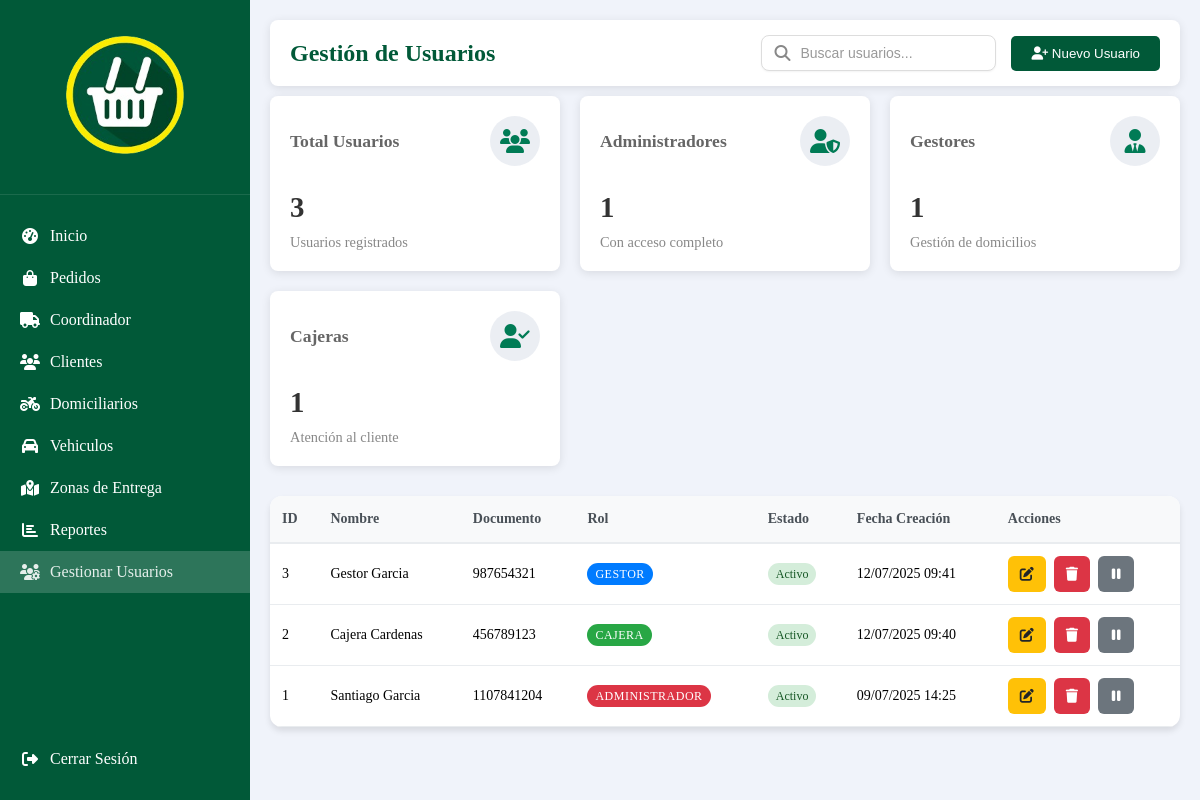
The app's page /vistas/tabla_usuarios.php (signed in) with its own data.
### tables this page shows
CREATE TABLE `usuarios` (
  `id_usuario` int(11) NOT NULL,
  `nombre` varchar(100) NOT NULL,
  `apellido` varchar(100) NOT NULL,
  `numero_documento` varchar(20) NOT NULL,
  `contrasena` varchar(255) NOT NULL,
  `rol` enum('admin','cajera','org_domicilios') NOT NULL,
  `estado` enum('activo','inactivo') NOT NULL DEFAULT 'activo',
  `fecha_creacion` datetime DEFAULT CURRENT_TIMESTAMP
);

### servicios/verificar_permisos.php (called while the page is built, shortened)
<?php
function tienePermiso($seccion)
{
    $rol = $_SESSION['rol'];
    $permisosPorRol = [
        'admin' => [
            'tabla_usuarios',
            'reportes',
            'clientes',
            'domiciliarios',
            'vehiculos',
            'zonas',
            'despacho',
            'pedidos',
            'dashboard',
            'ventana_flotante',
            'coordinador'
        ],
        'org_domicilios' => [
            'reportes',
            'clientes',
            'domiciliarios',
            'vehiculos',
            'despacho',
            'pedidos',
            'dashboard',
            'ventana_flotante',
            'coordinador'
        ],
        'cajera' => [
            'pedidos',
            'dashboard'
        ]
    ];
    return in_array($seccion, $permisosPorRol[$rol] ?? []);
}
function esAdmin()
{
    return isset($_SESSION['rol']) && $_SESSION['rol'] === 'admin';
}

### vistas/tabla_usuarios.php (the view, shortened to what this page needs)
<?php
require_once '../servicios/verificar_permisos.php';
$conexion = conectarDB();
$query = "SELECT id_usuario, CONCAT(nombre, ' ', apellido) AS nombre, rol, estado, numero_documento, fecha_creacion FROM usuarios ORDER BY fecha_creacion DESC";
$resultado = mysqli_query($conexion, $query);
$usuarios = [];
while ($usuario = mysqli_fetch_assoc($resultado)) {
    $usuarios[] = $usuario;
}
?>
<!DOCTYPE html>
<html lang="es">
<head>
    <link rel="stylesheet" href="../componentes/dashboard.css" />
    <link rel="stylesheet" href="../componentes/menuUsu.css" />
    <link rel="stylesheet" href="https://cdnjs.cloudflare.com/ajax/libs/font-awesome/6.4.0/css/all.min.css" />
</head>
<body>
    <div class="sidebar" id="sidebar">
        <div class="sidebar-header">
            <img src="../componentes/img/logo2.png" alt="Logo" />
        </div>
        <div class="sidebar-menu">
            <?php if (tienePermiso('dashboard')): ?>
                <a href="dashboard.php" class="menu-item">
                    <i class="fas fa-tachometer-alt"></i>
                    <span class="menu-text">Inicio</span>
                </a>
            <?php endif; ?>
            <a href="pedidos.php" class="menu-item">
                <i class="fas fa-shopping-bag"></i>
                <span class="menu-text">Pedidos</span>
            </a>
            <a href="coordinador.php" class="menu-item">
                <i class="fas fa-truck"></i>
                <span class="menu-text">Coordinador</span>
            </a>
            <a href="clientes.php" class="menu-item">
                <i class="fas fa-users"></i>
                <span class="menu-text">Clientes</span>
            </a>
            <?php if (tienePermiso('domiciliarios')): ?>
                <a href="domiciliarios.php" class="menu-item">
                    <i class="fas fa-motorcycle"></i>
                    <span class="menu-text">Domiciliarios</span>
                </a>
            <?php endif; ?>
            <?php if (tienePermiso('vehiculos')): ?>
                <a href="vehiculos.php" class="menu-item">
                    <i class="fas fa-car"></i>
                    <span class="menu-text">Vehiculos</span>
                </a>
            <?php endif; ?>
            <?php if (tienePermiso('zonas')): ?>
                <a href="zonas.php" class="menu-item">
                    <i class="fas fa-map-marked-alt"></i>
                    <span class="menu-text">Zonas de Entrega</span>
                </a>
            <?php endif; ?>
            <a href="reportes.php" class="menu-item">
                <i class="fas fa-chart-bar"></i>
                <span class="menu-text">Reportes</span>
            </a>
            <?php if (esAdmin()): ?>
                <a href="tabla_usuarios.php" class="menu-item active">
                    <i class="fas fa-users-cog"></i>
                    <span class="menu-text">Gestionar Usuarios</span>
                </a>
            <?php endif; ?>
            <a href="../servicios/cerrar_sesion.php" class="menu-cerrar">
                <i class="fas fa-sign-out-alt"></i>
                <span class="menu-text">Cerrar Sesión</span>
            </a>
        </div>
    </div>
    <div class="main-content">
        <div class="header">
            <h2>Gestión de Usuarios</h2>
            <div class="header-actions">
                <div class="search-bar">
                    <i class="fas fa-search"></i>
                    <input type="text" placeholder="Buscar usuarios..." id="searchInput">
                </div>
                <button class="btn-login" onclick="abrirModalNuevoUsuario()">
                    <i class="fas fa-user-plus"></i> Nuevo Usuario
                </button>
            </div>
        </div>
        <div class="dashboard-cards">
            <div class="card">
                <div class="card-header">
                    <h3 class="card-title">Total Usuarios</h3>
                    <div class="card-icon">
                        <i class="fas fa-users"></i>
                    </div>
                </div>
                <div class="card-value"><?php echo count($usuarios); ?></div>
                <div class="card-footer">Usuarios registrados</div>
            </div>
            <div class="card">
                <div class="card-header">
                    <h3 class="card-title">Administradores</h3>
                    <div class="card-icon">
                        <i class="fas fa-user-shield"></i>
                    </div>
                </div>
                <div class="card-value"><?php echo count(array_filter($usuarios, function ($u) {
                                            return $u['rol'] === 'admin';
                                        })); ?></div>
                <div class="card-footer">Con acceso completo</div>
            </div>
            <div class="card">
                <div class="card-header">
                    <h3 class="card-title">Gestores</h3>
                    <div class="card-icon">
                        <i class="fas fa-user-tie"></i>
                    </div>
                </div>
                <div class="card-value"><?php echo count(array_filter($usuarios, function ($u) {
                                            return $u['rol'] === 'org_domicilios';
                                        })); ?></div>
                <div class="card-footer">Gestión de domicilios</div>
            </div>
            <div class="card">
                <div class="card-header">
                    <h3 class="card-title">Cajeras</h3>
                    <div class="card-icon">
                        <i class="fas fa-user-check"></i>
                    </div>
                </div>
                <div class="card-value"><?php echo count(array_filter($usuarios, function ($u) {
                                            return $u['rol'] === 'cajera';
                                        })); ?></div>
                <div class="card-footer">Atención al cliente</div>
            </div>
        </div>
        <div class="table-container">
            <table class="users-table" id="usersTable">
                <thead>
                    <tr>
                        <th>ID</th>
                        <th>Nombre</th>
                        <th>Documento</th>
                        <th>Rol</th>
                        <th>Estado</th>
                        <th>Fecha Creación</th>
                        <th>Acciones</th>
                    </tr>
                </thead>
                <tbody id="usersTableBody">
                    <?php foreach ($usuarios as $usuario): ?>
                        <tr>
                            <td><?php echo $usuario['id_usuario']; ?></td>
                            <td><?php echo htmlspecialchars($usuario['nombre']); ?></td>
                            <td><?php echo htmlspecialchars($usuario['numero_documento']); ?></td>
                            <td>
                                <span class="rol-badge rol-<?php echo $usuario['rol']; ?>">
                                    <?php
                                    switch ($usuario['rol']) {
                                        case 'admin':
                                            echo 'Administrador';
                                            break;
                                        case 'org_domicilios':
                                            echo 'Gestor';
                                            break;
                                        case 'cajera':
                                            echo 'Cajera';
                                            break;
                                    }
                                    ?>
                                </span>
                            </td>
                            <td>
                                <span class="estado-<?php echo strtolower($usuario['estado']); ?> estado">
                                    <?php echo ucfirst($usuario['estado']); ?>
                                </span>
                            </td>
                            <td><?php echo date('d/m/Y H:i', strtotime($usuario['fecha_creacion'])); ?></td>
                            <td>
                                <div class="action-buttons">
                                    <button class="btn btn-editar" onclick="editarUsuario(<?php echo $usuario['id_usuario']; ?>)" title="Editar">
                                        <i class="fas fa-edit"></i>
                                    </button>
                                    <?php if ($usuario['id_usuario'] != $_SESSION['usuario_id']): ?>
                                        <button class="btn btn-eliminar" onclick="eliminarUsuario(<?php echo $usuario['id_usuario']; ?>)" title="Eliminar">
                                            <i class="fas fa-trash"></i>
                                        </button>
                                    <?php endif; ?>
                                    <button class="btn btn-toggle" onclick="toggleEstado(<?php echo $usuario['id_usuario']; ?>, '<?php echo $usuario['estado']; ?>')" title="<?php echo $usuario['estado'] === 'activo' ? 'Desactivar' : 'Activar'; ?>">
                                        <i class="fas fa-<?php echo $usuario['estado'] === 'activo' ? 'pause' : 'play'; ?>"></i>
                                    </button>
                                </div>
                            </td>
                        </tr>
                    <?php endforeach; ?>
                </tbody>
            </table>
        </div>
    </div>
</body>
</html>

### componentes/dashboard.css (style rules this page uses)
:root { --color-primario: #015938; --color-secundario: #007B55; --texto: #333; --color-borde: #015938; --light-bg: #F0F3FA; --success-color: #2ed573; --warning-color: #ff9800; --danger-color: #f44336; }
* { scroll-behavior: smooth; box-sizing: border-box; }
body { height: 100vh; display: flex; margin: 0; background: var(--light-bg); overflow: auto; }
.sidebar { width: 250px; background-color: var(--color-primario); color: white; height: 100vh; position: fixed; left: 0; top: 0; overflow-y: auto; transition: width 0.3s ease; z-index: 1000; display: flex; flex-direction: column; }
.sidebar-header { padding: 20px 15px; text-align: center; border-bottom: 1px solid rgba(255, 255, 255, 0.1); }
.sidebar-header img { width: 150px; height: 150px; border-radius: 50%; }
.sidebar-menu { padding: 20px 0; display: flex; flex-direction: column; flex-grow: 1; }
.menu-item, .menu-cerrar { padding: 12px 20px; display: flex; align-items: center; color: white; text-decoration: none; transition: background-color 0.3s ease, opacity 0.3s ease; position: relative; overflow: hidden; }
.menu-item::before, .menu-cerrar::before { content: ''; position: absolute; left: 0; top: 0; height: 100%; width: 0; background: rgba(255, 255, 255, 0.1); transition: width 0.3s ease; }
.menu-item:hover::before, .menu-item.active::before, .menu-cerrar:hover::before, .menu-cerrar.active::before { width: 100%; }
.menu-item:hover, .menu-item.active, .menu-cerrar:hover, .menu-cerrar.active { background-color: rgba(255, 255, 255, 0.1); opacity: 0.9; }
.menu-item i, .menu-cerrar i { margin-right: 10px; width: 20px; text-align: center; }
.menu-cerrar { margin-top: auto; min-height: 40px; }
.main-content { flex: 1; margin-left: 250px; padding: 20px; overflow-y: auto; height: 100vh; transition: margin-left 0.3s ease; }
.header { display: flex; justify-content: space-between; align-items: center; margin-bottom: 10px; background: white; padding: 15px 20px; border-radius: 8px; box-shadow: 0 2px 10px rgba(0, 0, 0, 0.1); animation: fadeIn 0.5s ease; }
.header h2 { color: var(--color-primario); font-weight: 600; margin: 0; }
.header-actions { display: flex; align-items: center; gap: 15px; }
.dashboard-cards { display: grid; grid-template-columns: repeat(auto-fill, minmax(280px, 1fr)); gap: 20px; margin-bottom: 30px; }
.card { background: white; border-radius: 8px; padding: 20px; box-shadow: 0 2px 10px rgba(0, 0, 0, 0.1); display: flex; flex-direction: column; transition: opacity 0.3s ease, transform 0.3s ease; cursor: pointer; animation: fadeIn 0.6s ease; position: relative; overflow: hidden; }
.card::before { content: ''; position: absolute; top: 0; left: -100%; width: 100%; height: 100%; background: linear-gradient(90deg, transparent, rgba(57, 88, 134, 0.1), transparent); transition: left 0.5s ease; }
.card-header { display: flex; justify-content: space-between; align-items: center; margin-bottom: 15px; }
.card-icon { width: 50px; height: 50px; background-color: rgba(57, 88, 134, 0.1); border-radius: 50%; display: flex; align-items: center; justify-content: center; color: var(--color-secundario); font-size: 1.5rem; transition: background-color 0.3s ease, color 0.3s ease; }
.card-title { font-size: 1.1rem; color: #666; margin: 0; }
.card-value { font-size: 1.8rem; font-weight: 600; color: #333; margin: 10px 0; transition: color 0.3s ease; }
.card-footer { font-size: 0.9rem; color: #888; }
.btn-login { background: var(--color-primario); color: white; border: none; padding: 10px 20px; border-radius: 5px; cursor: pointer; font-weight: 500; transition: background-color 0.3s ease; text-decoration: none; display: inline-block; }

### records on screen
usuarios: id_usuario "3", nombre "Gestor Garcia", numero_documento "987654321", rol "GESTOR", estado "Activo", fecha_creacion "12/07/2025 09:41"
usuarios: id_usuario "2", nombre "Cajera Cardenas", numero_documento "456789123", rol "CAJERA", estado "Activo", fecha_creacion "12/07/2025 09:40"
usuarios: id_usuario "1", nombre "Santiago Garcia", numero_documento "1107841204", rol "ADMINISTRADOR", estado "Activo", fecha_creacion "09/07/2025 14:25"

### other values on screen
count($usuarios) "3"
